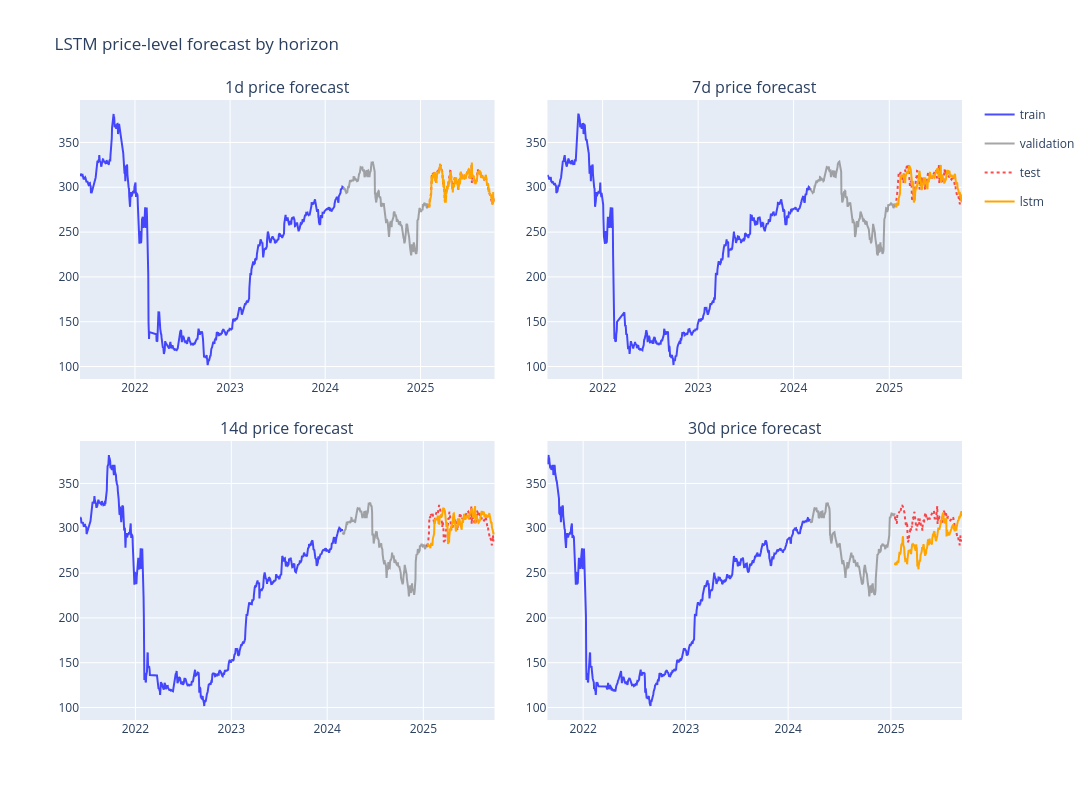

Notebook source saved alongside this figure:
### Code cell
fig_price_grid = make_subplots(
    rows=2,
    cols=2,
    subplot_titles=[f"{horizon}d price forecast" for horizon in horizon_config],
    horizontal_spacing=0.06,
    vertical_spacing=0.10,
)

for plot_idx, horizon in enumerate(horizon_config, start=1):
    data = lstm_return_datasets[horizon]
    row = (plot_idx - 1) // 2 + 1
    col = (plot_idx - 1) % 2 + 1

    fig_price_grid.add_trace(go.Scatter(
        x=data["ts_train"],
        y=data["target_ohlc_train"],
        mode="lines",
        name="train",
        legendgroup="train",
        showlegend=(plot_idx == 1),
        line=dict(color="blue"),
        opacity=0.7,
    ), row=row, col=col)

    fig_price_grid.add_trace(go.Scatter(
        x=data["ts_val"],
        y=data["target_ohlc_val"],
        mode="lines",
        name="validation",
        legendgroup="validation",
        showlegend=(plot_idx == 1),
        line=dict(color="gray"),
        opacity=0.7,
    ), row=row, col=col)

    fig_price_grid.add_trace(go.Scatter(
        x=data["ts_test"],
        y=data["target_ohlc_test"],
        mode="lines",
        name="test",
        legendgroup="test",
        showlegend=(plot_idx == 1),
        line=dict(color="red", dash="dot"),
        opacity=0.7,
    ), row=row, col=col)

    fig_price_grid.add_trace(go.Scatter(
        x=lstm_return_price_predictions[horizon].index,
        y=lstm_return_price_predictions[horizon].values,
        mode="lines",
        name="lstm",
        legendgroup="lstm",
        showlegend=(plot_idx == 1),
        line=dict(color="orange"),
    ), row=row, col=col)

fig_price_grid.update_layout(
    width=1100,
    height=800,
    title="LSTM price-level forecast by horizon",
)
fig_price_grid.show()

### Figure 1 — Plotly figure (JSON) as saved in the notebook; plotly's stock layout.template omitted (floating-point values rounded to 4 significant figures; data arrays with more than 128 entries replaced by an {"elided": "..."} marker saying what was removed)
{"data": [{"legendgroup": "train", "line": {"color": "blue"}, "mode": "lines", "name": "train", "opacity": 0.7, "showlegend": true, "type": "scatter", "x": {"elided": "684 str values"}, "xaxis": "x", "y": {"elided": "684 float values"}, "yaxis": "y"}, {"legendgroup": "validation", "line": {"color": "gray"}, "mode": "lines", "name": "validation", "opacity": 0.7, "showlegend": true, "type": "scatter", "x": {"elided": "228 str values"}, "xaxis": "x", "y": {"elided": "228 float values"}, "yaxis": "y"}, {"legendgroup": "test", "line": {"color": "red", "dash": "dot"}, "mode": "lines", "name": "test", "opacity": 0.7, "showlegend": true, "type": "scatter", "x": {"elided": "228 str values"}, "xaxis": "x", "y": {"elided": "228 float values"}, "yaxis": "y"}, {"legendgroup": "lstm", "line": {"color": "orange"}, "mode": "lines", "name": "lstm", "showlegend": true, "type": "scatter", "x": {"elided": "228 str values"}, "xaxis": "x", "y": {"elided": "228 float values"}, "yaxis": "y"}, {"legendgroup": "train", "line": {"color": "blue"}, "mode": "lines", "name": "train", "opacity": 0.7, "showlegend": false, "type": "scatter", "x": {"elided": "680 str values"}, "xaxis": "x2", "y": {"elided": "680 float values"}, "yaxis": "y2"}, {"legendgroup": "validation", "line": {"color": "gray"}, "mode": "lines", "name": "validation", "opacity": 0.7, "showlegend": false, "type": "scatter", "x": {"elided": "227 str values"}, "xaxis": "x2", "y": {"elided": "227 float values"}, "yaxis": "y2"}, {"legendgroup": "test", "line": {"color": "red", "dash": "dot"}, "mode": "lines", "name": "test", "opacity": 0.7, "showlegend": false, "type": "scatter", "x": {"elided": "227 str values"}, "xaxis": "x2", "y": {"elided": "227 float values"}, "yaxis": "y2"}, {"legendgroup": "lstm", "line": {"color": "orange"}, "mode": "lines", "name": "lstm", "showlegend": false, "type": "scatter", "x": {"elided": "227 str values"}, "xaxis": "x2", "y": {"elided": "227 float values"}, "yaxis": "y2"}, {"legendgroup": "train", "line": {"color": "blue"}, "mode": "lines", "name": "train", "opacity": 0.7, "showlegend": false, "type": "scatter", "x": {"elided": "676 str values"}, "xaxis": "x3", "y": {"elided": "676 float values"}, "yaxis": "y3"}, {"legendgroup": "validation", "line": {"color": "gray"}, "mode": "lines", "name": "validation", "opacity": 0.7, "showlegend": false, "type": "scatter", "x": {"elided": "225 str values"}, "xaxis": "x3", "y": {"elided": "225 float values"}, "yaxis": "y3"}, {"legendgroup": "test", "line": {"color": "red", "dash": "dot"}, "mode": "lines", "name": "test", "opacity": 0.7, "showlegend": false, "type": "scatter", "x": {"elided": "226 str values"}, "xaxis": "x3", "y": {"elided": "226 float values"}, "yaxis": "y3"}, {"legendgroup": "lstm", "line": {"color": "orange"}, "mode": "lines", "name": "lstm", "showlegend": false, "type": "scatter", "x": {"elided": "226 str values"}, "xaxis": "x3", "y": {"elided": "226 float values"}, "yaxis": "y3"}, {"legendgroup": "train", "line": {"color": "blue"}, "mode": "lines", "name": "train", "opacity": 0.7, "showlegend": false, "type": "scatter", "x": {"elided": "630 str values"}, "xaxis": "x4", "y": {"elided": "630 float values"}, "yaxis": "y4"}, {"legendgroup": "validation", "line": {"color": "gray"}, "mode": "lines", "name": "validation", "opacity": 0.7, "showlegend": false, "type": "scatter", "x": {"elided": "210 str values"}, "xaxis": "x4", "y": {"elided": "210 float values"}, "yaxis": "y4"}, {"legendgroup": "test", "line": {"color": "red", "dash": "dot"}, "mode": "lines", "name": "test", "opacity": 0.7, "showlegend": false, "type": "scatter", "x": {"elided": "211 str values"}, "xaxis": "x4", "y": {"elided": "211 float values"}, "yaxis": "y4"}, {"legendgroup": "lstm", "line": {"color": "orange"}, "mode": "lines", "name": "lstm", "showlegend": false, "type": "scatter", "x": {"elided": "211 str values"}, "xaxis": "x4", "y": {"elided": "211 float values"}, "yaxis": "y4"}], "layout": {"annotations": [{"font": {"size": 16}, "showarrow": false, "text": "1d price forecast", "x": 0.235, "xanchor": "center", "xref": "paper", "y": 1, "yanchor": "bottom", "yref": "paper"}, {"font": {"size": 16}, "showarrow": false, "text": "7d price forecast", "x": 0.765, "xanchor": "center", "xref": "paper", "y": 1, "yanchor": "bottom", "yref": "paper"}, {"font": {"size": 16}, "showarrow": false, "text": "14d price forecast", "x": 0.235, "xanchor": "center", "xref": "paper", "y": 0.45, "yanchor": "bottom", "yref": "paper"}, {"font": {"size": 16}, "showarrow": false, "text": "30d price forecast", "x": 0.765, "xanchor": "center", "xref": "paper", "y": 0.45, "yanchor": "bottom", "yref": "paper"}], "height": 800, "title": {"text": "LSTM price-level forecast by horizon"}, "width": 1100, "xaxis": {"anchor": "y", "domain": [0, 0.47]}, "xaxis2": {"anchor": "y2", "domain": [0.53, 1]}, "xaxis3": {"anchor": "y3", "domain": [0, 0.47]}, "xaxis4": {"anchor": "y4", "domain": [0.53, 1]}, "yaxis": {"anchor": "x", "domain": [0.55, 1]}, "yaxis2": {"anchor": "x2", "domain": [0.55, 1]}, "yaxis3": {"anchor": "x3", "domain": [0, 0.45]}, "yaxis4": {"anchor": "x4", "domain": [0, 0.45]}}}
